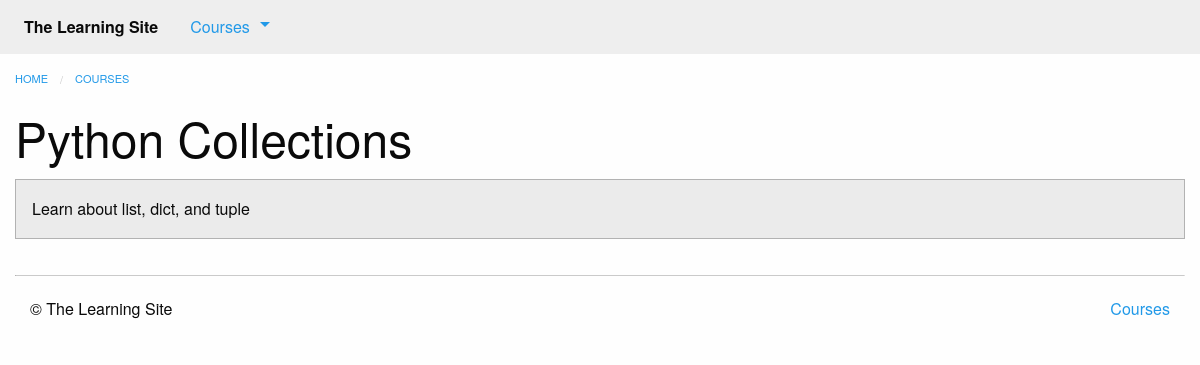
/courses/2/, run on the app's committed database.
### courses/models.py (models this page shows, shortened)
class Course(models.Model):
    created_at = models.DateTimeField(auto_now_add=True)
    title = models.CharField(max_length=255)
    description = models.TextField()

### courses/views.py (the view)
# urls.py: url(r'(?P<pk>\d+)/$', views.course_detail, name='detail'),
def course_detail(request, pk):
    course = get_object_or_404(models.Course, pk=pk)
    steps = sorted(chain(course.text_set.all(), course.quiz_set.all()),
                   key=lambda step: step.order)
    return render(request, 'courses/course_detail.html', {
            'course': course,
            'steps': steps
        })

### courses/templatetags/course_extras.py (called while the page is built)
@register.inclusion_tag('courses/course_nav.html')
def nav_courses_list():
    courses = Course.objects.all()[:5]
    return {'courses': courses}

@register.filter('markdown_to_html')
def markdown_to_html(markdown_text):
    html_body = markdown2.markdown(markdown_text)
    return mark_safe(html_body)

### courses/templates/courses/course_detail.html (shortened to what this page needs)
{% extends "courses/layout.html" %}
{% load course_extras %}
{% block content %}
    <div class="row columns">
        {{ block.super }}
        <article>
            <h1 class="">{{ course.title }}</h1>
            <div class="callout secondary">
                {{ course.description|markdown_to_html }}
            </div>
        </article>
    </div>
{% endblock %}

### data on the page
Course: title "Python Collections", description "Learn about list, dict, and tuple"
